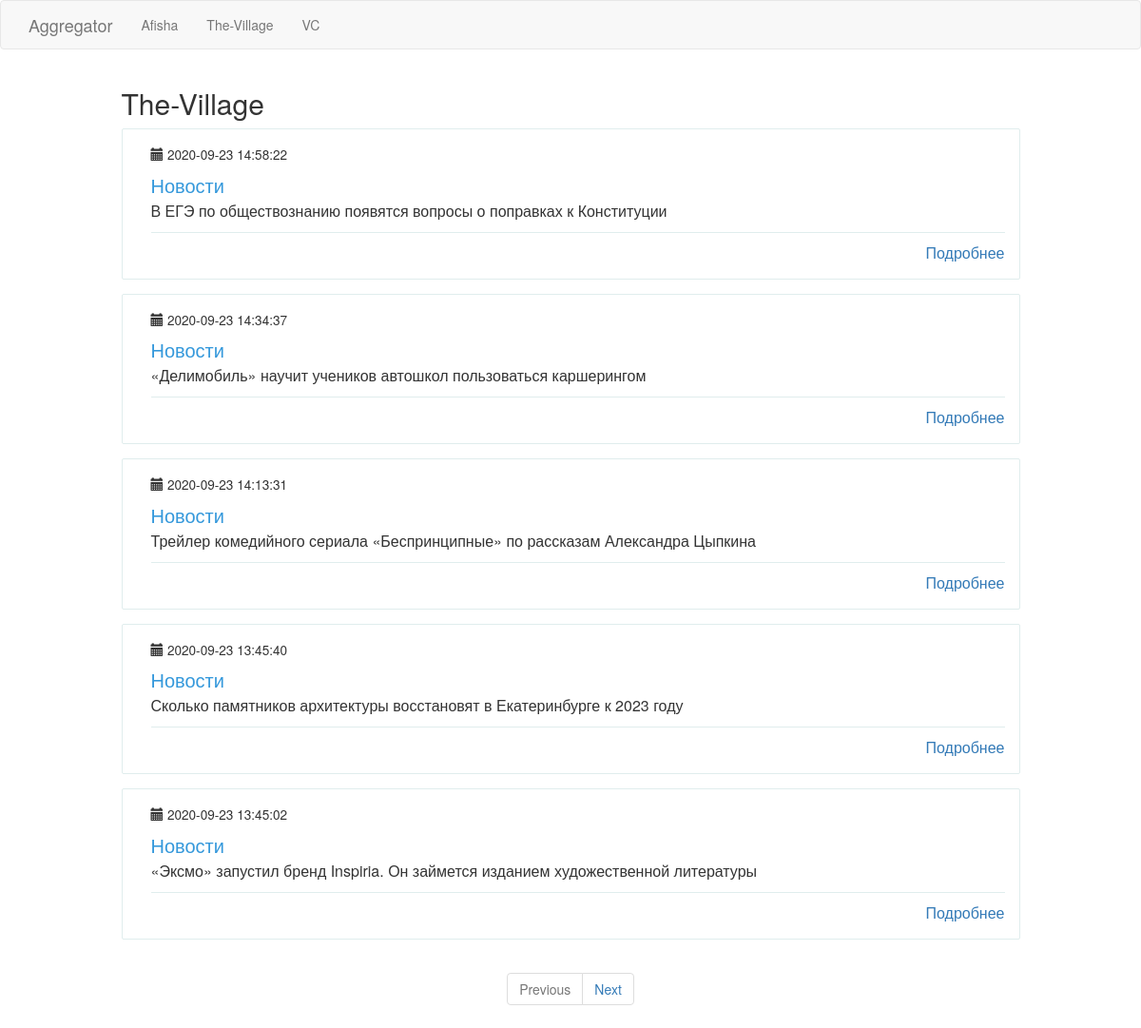
The app's page /village with its own data.
### app/models.py (models this page shows, shortened)
class PaginatedAPIMixin(object):
    @staticmethod
    def to_collection_dict(query, page, per_page, endpoint, **kwargs):
        resources = query.paginate(page, per_page, False)
        data = {
            'items': [item.to_dict() for item in resources.items],
            '_meta': {
                'page': page,
                'per_page': per_page,
                'total_pages': resources.pages,
                'total_items': resources.total
            },
            '_links': {
                'self': url_for(endpoint, page=page, per_page=per_page, **kwargs),
                'next': url_for(endpoint, page=page + 1, per_page=per_page, **kwargs) if resources.has_next else None,
                'prev': url_for(endpoint, page=page - 1, per_page=per_page, **kwargs) if resources.has_prev else None
            }
        }
        return data

class News(PaginatedAPIMixin, db.Model):
    id = db.Column(db.Integer, primary_key=True)
    header = db.Column(db.String(120), index=True, unique=True)
    link = db.Column(db.String(120), index=True, unique=True)
    timestamp = db.Column(db.DateTime, index=True, default=datetime.utcnow)
    user_id = db.Column(db.Integer, db.ForeignKey('resource.id'))

### app/main/routes.py (the view)
@bp.route('/village', methods=['GET'])
@cache.cached(timeout=120, query_string=True)
def village():
    page = request.args.get('page', 1, type=int)
    news = News.query.filter_by(user_id=2).order_by(News.timestamp.desc())\
        .paginate(page, current_app.config['POSTS_PER_PAGE'], False)
    next_url = url_for('main.village', page=news.next_num) if news.has_next else None
    prev_url = url_for('main.village', page=news.prev_num) if news.has_prev else None
    return render_template("news.html", news=news.items, title="The-Village", next_url=next_url, prev_url=prev_url)

### app/templates/news.html (shortened to what this page needs)
{% extends "base.html" %}
{% block content %}
    <div class="container">
      <div class="row">
         <div class="col-md-10 col-md-offset-1 header-h2">
             <h2>{{ title }}</h2>
         </div>
        {% for new in news %}
        <div class="col-md-10 col-md-offset-1">
          <div class="wp-block property list">
            <div class="wp-block-body">
              <div class="wp-block-content">
                <small>
                 <span class="glyphicon glyphicon-calendar" aria-hidden="true"></span> {{ new.timestamp  }}
                </small>
                <h4 class="content-title">Новости</h4>
                <p class="description">{{ new.header }}</p>
                <span class="pull-right">
                  <span class="capacity">
                     <a href="{{ new.link }}">Подробнее</a>
                  </span>
                </span>
              </div>
            </div>
          </div>
        </div>
      {% endfor %}
      </div>
    </div>
<nav class="text-center" aria-label="Page navigation example">
  <ul class="pagination">
    <li class="page-item {% if not prev_url %} disabled{% endif %}">
      <a class="page-link" href="{{ prev_url or '#' }}" tabindex="-1">Previous</a>
    </li>
    <li class="page-item{% if not next_url %} disabled{% endif %}">
      <a class="page-link" href="{{ next_url or '#' }}">Next</a>
    </li>
  </ul>
</nav>
{% endblock %}

### app/static/style.css (style rules this page uses)
.wp-block { margin: 0 0 15px 0; -webkit-transition: all .3s linear; transition: all .3s linear; position: relative; cursor: default; border-radius: 2px; }
.wp-block.property.list { border: 1px solid #e0eded; margin-bottom: 15px !important; }
.wp-block.property.list { padding: 15px 15px 0 15px; }
.wp-block.property.list { margin: 0; padding: 0; font-size: 16px; font-weight: 400; }
.wp-block .wp-block-body { padding: 15px; }
.wp-block.property.list .wp-block-content .content-title { font-size: 20px; color: #3498db; margin-bottom: 5px; }
.wp-block.property.list .wp-block-body .wp-block-content { width: 10%; display: table-cell; vertical-align: top; padding-left: 15px; }
.wp-block.property.list .wp-block-content .description { padding-bottom: 10px; border-bottom: 1px solid #e0eded; }

### records on screen
News: timestamp "2020-09-23 14:58:22", header "В ЕГЭ по обществознанию появятся вопросы о поправках к Конституции"
News: timestamp "2020-09-23 14:34:37", header "«Делимобиль» научит учеников автошкол пользоваться каршерингом"
News: timestamp "2020-09-23 14:13:31", header "Трейлер комедийного сериала «Беспринципные» по рассказам Александра Цыпкина"
News: timestamp "2020-09-23 13:45:40", header "Сколько памятников архитектуры восстановят в Екатеринбурге к 2023 году"
News: timestamp "2020-09-23 13:45:02", header "«Эксмо» запустил бренд Inspiria. Он займется изданием художественной литературы"

### other values on screen
{{ title }} "The-Village"
